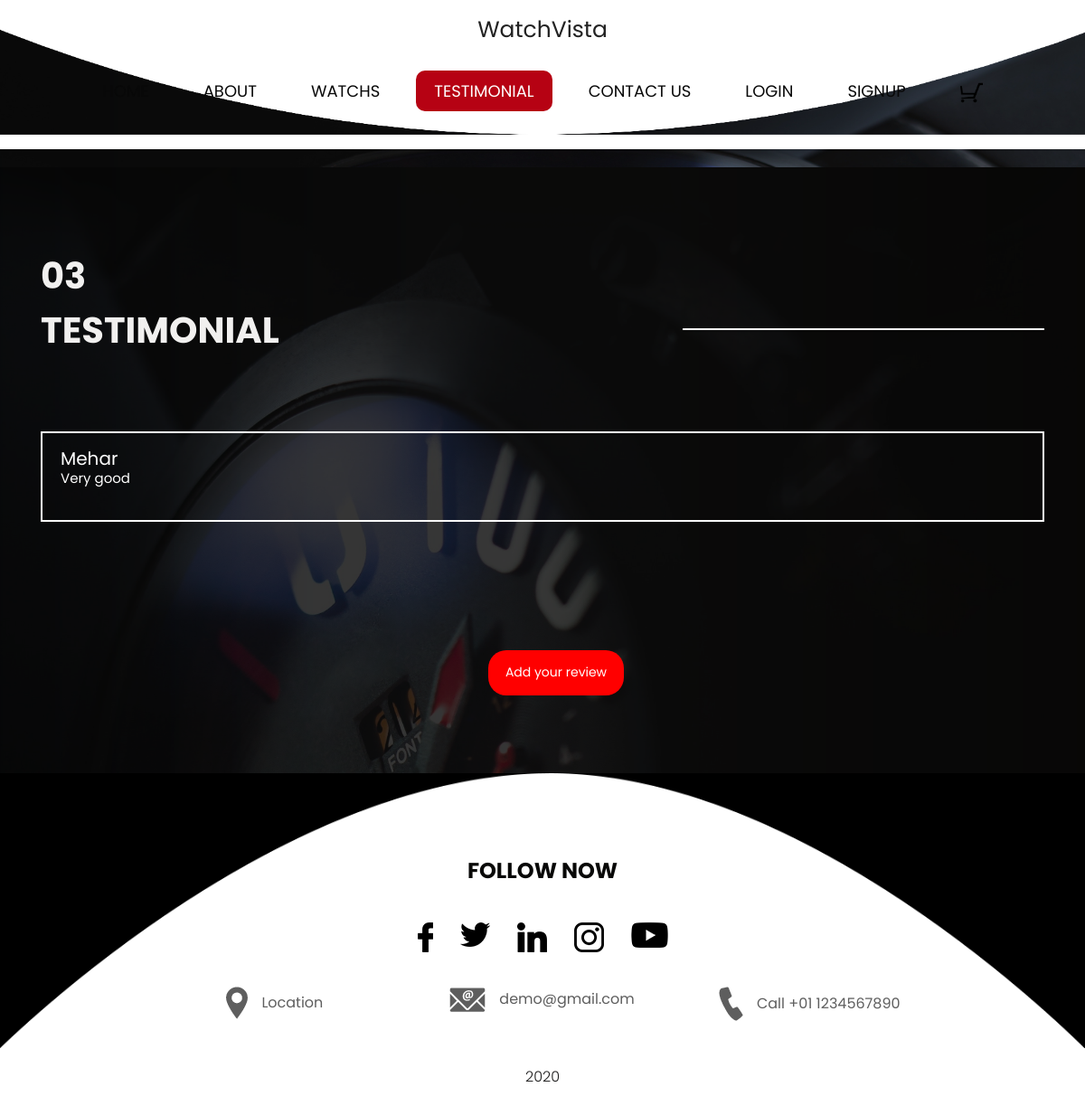
The page /review/ on the database as committed earlier.
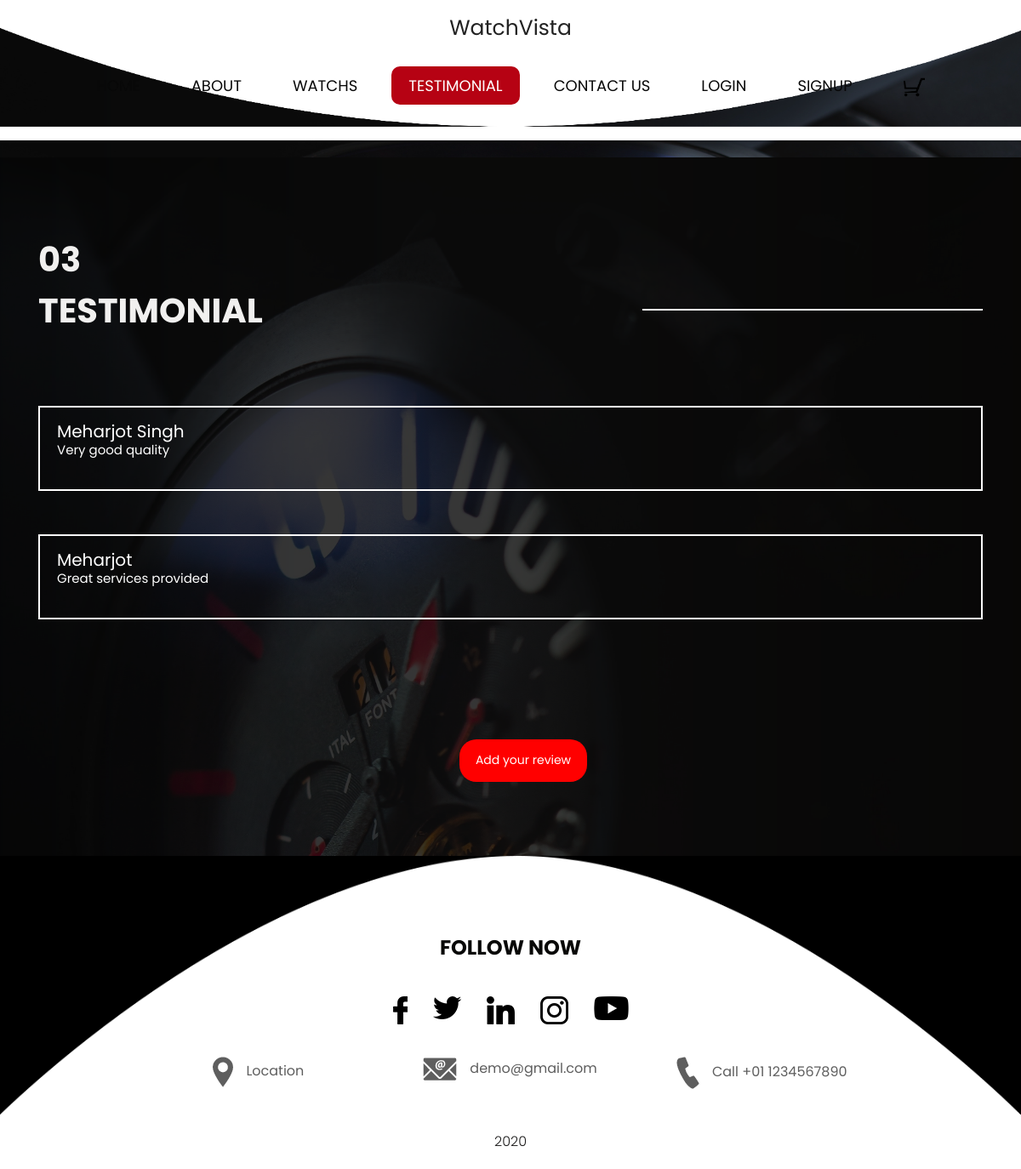
The same page on the database as committed later.
### hello/models.py (models this page shows)
class Feedback(models.Model):
    name = models.CharField(max_length=100)
    feedback = models.TextField()

### hello/views.py (the view)
# urls.py: path('review/',review, name="review"),
def review(request):
    feedback_entries = Feedback.objects.all()
    return render(request, "testimonial.html", {'feedback_entries': feedback_entries})

### hello/templates/testimonial.html (shortened to what the changed rows need)
{% load static %}
<!DOCTYPE html>
<html lang="en">
   <head>
      <link rel="stylesheet" type="text/css" href="{% static 'css/bootstrap.min.css' %}">
      <link rel="stylesheet" type="text/css" href="css/bootstrap.min.css">
      <link href="{% static 'style.css' %}" rel="stylesheet">
      <link rel="stylesheet" type="text/css" href="css/style.css">
      <link href="{% static 'css/responsive.css' %}" rel="stylesheet">
      <link rel="stylesheet" href="css/responsive.css">
      <link rel="stylesheet" href="css/jquery.mCustomScrollbar.min.css">
      <link rel="stylesheet" href="https://netdna.bootstrapcdn.com/font-awesome/4.0.3/css/font-awesome.css">
      <link href="{% static 'css/owl.carousel.min.css' %}" rel="stylesheet">
      <link href="{% static 'css/owl.theme.default.min.css' %}" rel="stylesheet">
      <link rel="stylesheet" href="https://cdnjs.cloudflare.com/ajax/libs/fancybox/2.1.5/jquery.fancybox.min.css" media="screen">
   </head>
   <body>
      <div class="background_bg">
        <div class="testimonial_section layout_padding" style="background-image: url({% static 'img/testimonial-bg.png' %})">
         <div class="container">
            <h1 class="watchs_taital">03<br>Testimonial</h1>
            <br><br><br><br><br><br><br><br>
            <ul>
               {% for entry in feedback_entries %}
               <div style="border: 2px solid white; height:100px;">
                  <li>
                     <div style="color:white; font-size:20px; position:relative; left:20px; top:10px; text-weight:large;">{{ entry.name }}</div>
                     <div style="color:white; font-size:15px; position:relative; left:20px;">{{ entry.feedback }}<div>
                     </li>
               </div>
               <br><br>
               {% endfor %}
           </ul>
            </div><br><br>
            <br><br><br><br><br><br>
         </div>
      </div>
   </body>
</html>

Rows that differ between the two databases and show on the page:
changed Feedback: name "Mehar" → "Meharjot Singh"; feedback "Very good" → "Very good quality"
added Feedback: name "Meharjot", feedback "Great services provided"
